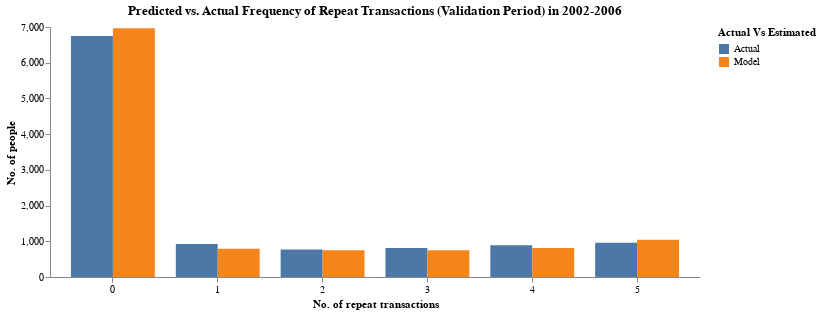

Source (notebook cell):
### Markdown cell above
### Calibration Period Model Fit Plot

### Code cell
n_star = 5
x_star = np.arange(n_star+1)

A1 = comb(n_star,x_star)*beta_fn(alpha+x_star, beta+n_star-x_star)/B_alpha_beta * beta_fn(gamma, delta+n+n_star)/B_gamma_delta
A1 += np.where(x_star == 0, 1 - beta_fn(gamma, delta+n)/B_gamma_delta, 0)
i = np.arange(n_star).reshape(-1,1)
A2 = comb(i,x_star)*beta_fn(alpha+x_star, beta+i-x_star)/B_alpha_beta * beta_fn(gamma+1, delta+n+i)/B_gamma_delta
P_X_n_star = A1 + np.sum(A2, axis=0)

valid_repeat_count = rfm_summary_valid.collect().to_numpy()[:,2]
model_repeat_valid = pl.DataFrame({'Model': P_X_n_star * np.sum(valid_repeat_count)})

actual_model_repeat_valid = (
    rfm_summary_valid
    .group_by('P2X')
    .agg((pl.col('Count').sum()).alias('Actual'))
    .sort('P2X')
    .collect()
    .hstack(model_repeat_valid)
    .unpivot(on=['Actual', 'Model'], index='P2X', value_name='No of people', variable_name='Actual Vs Estimated')
)

(
    alt.Chart(actual_model_repeat_valid).mark_bar()
    .encode(x=alt.X('P2X:O', title='No. of repeat transactions', axis=alt.Axis(labelAngle=0)), 
         y=alt.Y('No of people:Q', title='No. of people'), 
         color='Actual Vs Estimated:N', 
         xOffset='Actual Vs Estimated')
    .properties(
        width=650,
        height=250,
        title='Predicted vs. Actual Frequency of Repeat Transactions (Validation Period) in 2002-2006'
    ).configure_view(stroke=None).configure_axisY(grid=False).configure_axisX(grid=False)   
)

### Figure 1 — Vega-Lite specification as saved in the notebook (floating-point values rounded to 4 significant figures)
{"$schema": "https://vega.github.io/schema/vega-lite/v5.20.1.json", "config": {"axisX": {"grid": false}, "axisY": {"grid": false}, "view": {"continuousHeight": 300, "continuousWidth": 300, "stroke": null}}, "data": {"name": "data-f44c44e05e8d6e8abaa2c3ccb4aac799"}, "datasets": {"data-f44c44e05e8d6e8abaa2c3ccb4aac799": [{"Actual Vs Estimated": "Actual", "No of people": 6746, "P2X": 0}, {"Actual Vs Estimated": "Actual", "No of people": 926, "P2X": 1}, {"Actual Vs Estimated": "Actual", "No of people": 772, "P2X": 2}, {"Actual Vs Estimated": "Actual", "No of people": 812, "P2X": 3}, {"Actual Vs Estimated": "Actual", "No of people": 886, "P2X": 4}, {"Actual Vs Estimated": "Actual", "No of people": 962, "P2X": 5}, {"Actual Vs Estimated": "Model", "No of people": 6965.0, "P2X": 0}, {"Actual Vs Estimated": "Model", "No of people": 793.9, "P2X": 1}, {"Actual Vs Estimated": "Model", "No of people": 745.7, "P2X": 2}, {"Actual Vs Estimated": "Model", "No of people": 749.4, "P2X": 3}, {"Actual Vs Estimated": "Model", "No of people": 810.3, "P2X": 4}, {"Actual Vs Estimated": "Model", "No of people": 1040.0, "P2X": 5}]}, "encoding": {"color": {"field": "Actual Vs Estimated", "type": "nominal"}, "x": {"axis": {"labelAngle": 0}, "field": "P2X", "title": "No. of repeat transactions", "type": "ordinal"}, "xOffset": {"field": "Actual Vs Estimated", "type": "nominal"}, "y": {"field": "No of people", "title": "No. of people", "type": "quantitative"}}, "height": 250, "mark": {"type": "bar"}, "title": "Predicted vs. Actual Frequency of Repeat Transactions (Validation Period) in 2002-2006", "width": 650}
